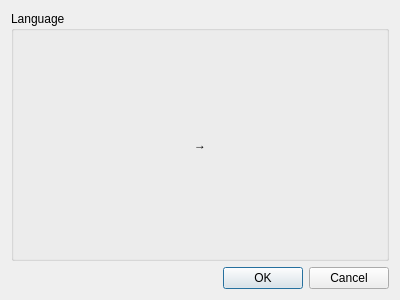
<?xml version="1.0" encoding="UTF-8"?>
<ui version="4.0">
 <class>OptionsDialog</class>
 <widget class="QDialog" name="OptionsDialog">
  <property name="geometry">
   <rect>
    <x>0</x>
    <y>0</y>
    <width>400</width>
    <height>300</height>
   </rect>
  </property>
  <property name="windowTitle">
   <string>Dialog</string>
  </property>
  <layout class="QVBoxLayout" name="verticalLayout">
   <item>
    <widget class="QGroupBox" name="groupBox">
     <property name="title">
      <string>Language</string>
     </property>
     <layout class="QHBoxLayout" name="horizontalLayout">
      <item>
       <widget class="LanguageChooser" name="sourceLanguage" native="true"/>
      </item>
      <item>
       <widget class="QLabel" name="label">
        <property name="sizePolicy">
         <sizepolicy hsizetype="Fixed" vsizetype="Preferred">
          <horstretch>0</horstretch>
          <verstretch>0</verstretch>
         </sizepolicy>
        </property>
        <property name="text">
         <string>→</string>
        </property>
       </widget>
      </item>
      <item>
       <widget class="LanguageChooser" name="targetLanguage" native="true"/>
      </item>
     </layout>
    </widget>
   </item>
   <item>
    <widget class="QDialogButtonBox" name="buttonBox">
     <property name="orientation">
      <enum>Qt::Horizontal</enum>
     </property>
     <property name="standardButtons">
      <set>QDialogButtonBox::Cancel|QDialogButtonBox::Ok</set>
     </property>
    </widget>
   </item>
  </layout>
 </widget>
 <customwidgets>
  <customwidget>
   <class>LanguageChooser</class>
   <extends>QWidget</extends>
   <header>LanguageChooser.h</header>
   <container>1</container>
  </customwidget>
 </customwidgets>
 <resources/>
 <connections>
  <connection>
   <sender>buttonBox</sender>
   <signal>accepted()</signal>
   <receiver>OptionsDialog</receiver>
   <slot>accept()</slot>
   <hints>
    <hint type="sourcelabel">
     <x>248</x>
     <y>254</y>
    </hint>
    <hint type="destinationlabel">
     <x>157</x>
     <y>274</y>
    </hint>
   </hints>
  </connection>
  <connection>
   <sender>buttonBox</sender>
   <signal>rejected()</signal>
   <receiver>OptionsDialog</receiver>
   <slot>reject()</slot>
   <hints>
    <hint type="sourcelabel">
     <x>316</x>
     <y>260</y>
    </hint>
    <hint type="destinationlabel">
     <x>286</x>
     <y>274</y>
    </hint>
   </hints>
  </connection>
 </connections>
</ui>
